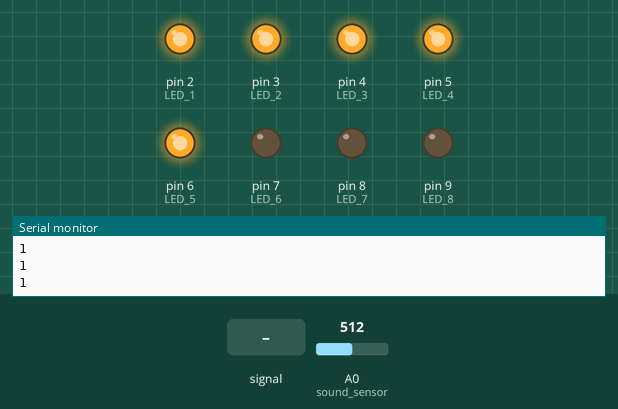
Recording of a sketch running on a simulated Arduino Uno, built with avr-gcc and run on an emulated ATmega328P. Parts: output pins drawn as LEDs (lit = HIGH), the last lines printed to the serial monitor. Inputs (shaded band) come from the test bench; at power-on: A0 (sound_sensor) = 512.

Above: at 1.2 s.
1.3 s: A0 (sound_sensor) fed a 200 Hz sine of ±460 counts around its level
At 2.5 s:
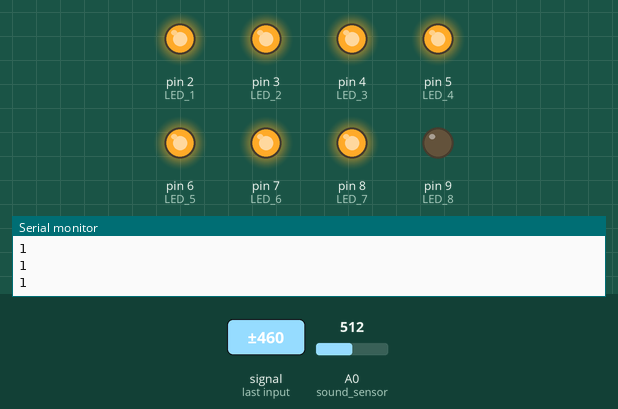
4.3 s: A0 (sound_sensor) set to 306
At 5.0 s:
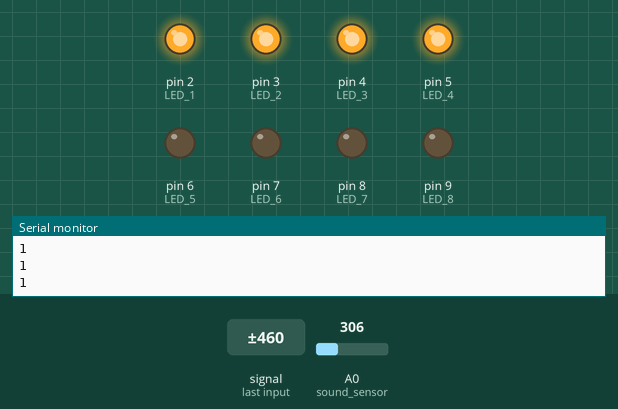
5.8 s: A0 (sound_sensor) set to 467
7.4 s: A0 (sound_sensor) set to 492
At 8.2 s:
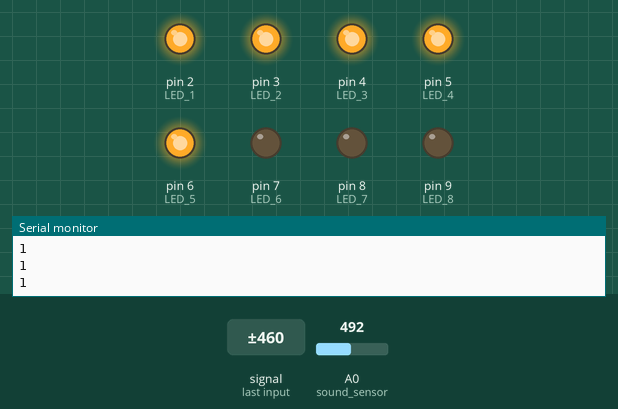
9.2 s: A0 (sound_sensor) fed a 200 Hz sine of ±460 counts around its level
At 12.0 s:
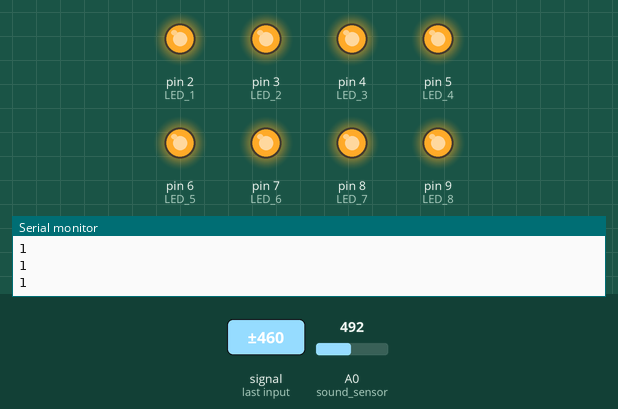
12.2 s: A0 (sound_sensor) set to 511
At 12.9 s:
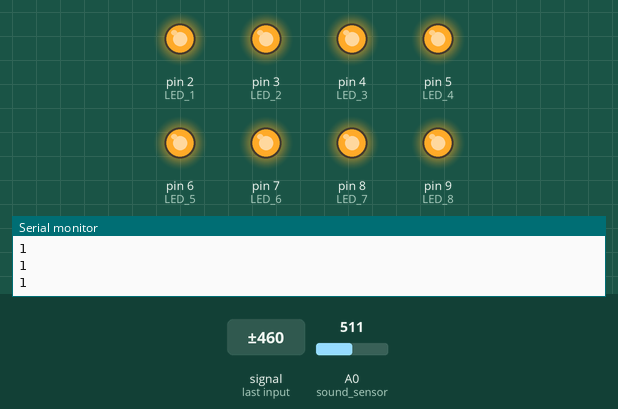
Timing chart, 0 to 14.7 s (numbered marks = the images above; inputs shaded):
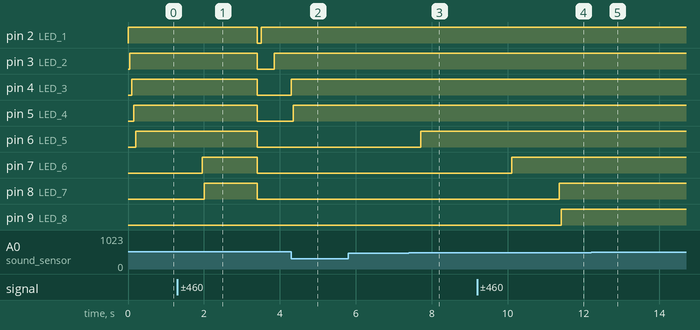

Measured:
- the behaviour switches between 483 and 484 on A0 (sound_sensor) (found by bisection; images 2 and 3)
- after the input at 1.3 s, pin 2 (LED_1): HIGH → LOW after 2.1 s, → HIGH 0.10 s later; pin 3 (LED_2): HIGH → LOW after 2.1 s, → HIGH 0.45 s later; pin 4 (LED_3), pin 5 (LED_4), pin 6 (LED_5): HIGH → LOW after 2.1 s; pin 7 (LED_6): LOW → HIGH after 0.65 s, → LOW 1.5 s later; pin 8 (LED_7): LOW → HIGH after 0.70 s, → LOW 1.4 s later
- after the input at 4.3 s, pin 6 (LED_5): stays LOW (without the input it goes to HIGH after 0.41 s); pin 7 (LED_6): stays LOW (without the input it goes to HIGH after 0.46 s); pin 8 (LED_7): stays LOW (without the input it goes to HIGH after 0.91 s); pin 9 (LED_8): stays LOW (without the input it goes to HIGH after 0.96 s)
- after the input at 7.4 s, pin 6 (LED_5): LOW → HIGH after 0.31 s
- after the input at 9.2 s, pin 7 (LED_6): LOW → HIGH after 0.91 s; pin 8 (LED_7), pin 9 (LED_8): LOW → HIGH after 2.2 s
- after the input at 12.2 s, pin 2 (LED_1), pin 3 (LED_2), pin 4 (LED_3), pin 5 (LED_4), pin 6 (LED_5), pin 7 (LED_6), pin 8 (LED_7), pin 9 (LED_8): stays HIGH (without the input it goes to LOW after 0.61 s)

The sketch:

08.sound_sensor_led_ver1.ino
```cpp
const int sound_sensor = A0;
const int LED_1 = 2;
const int LED_2 = 3;
const int LED_3 = 4;
const int LED_4 = 5;
const int LED_5 = 6;
const int LED_6 = 7;
const int LED_7 = 8;
const int LED_8 = 9;


int max = 800;
int min = 25;
int flag = 0;

void setup() {
  // put your setup code here, to run once:
  Serial.begin(9600);
  pinMode(LED_1,OUTPUT);
  pinMode(LED_2,OUTPUT);
  pinMode(LED_3,OUTPUT);
  pinMode(LED_4,OUTPUT);
  pinMode(LED_5,OUTPUT);
  pinMode(LED_6,OUTPUT);
  pinMode(LED_7,OUTPUT);
  pinMode(LED_8,OUTPUT);
}

void loop() {
  // put your main code here, to run repeatedly:
  int vol = analogRead(sound_sensor);

  int out = map(vol, min, max, 0,255);


  if(out < 0)
  {
    out =0;
  }

  if(out >255)
  {
    out =255;
  }
  else if( 10<out)
  {
    flag = 1;
    if(flag == 1)
      {
      digitalWrite(LED_1, flag);
      delay(50);
      if( 40  < out)
      {
        flag = 1;
        if(flag == 1)
        {
          digitalWrite(LED_2, flag);
          delay(50);
          Serial.println(flag);
          if( 90 < out)
          {
            flag = 1;
            if(flag == 1){
              digitalWrite(LED_3, flag);
              delay(50);
              if( 120 < out)
              {
                flag = 1;
                if(flag == 1){
                  digitalWrite(LED_4, flag);
                  delay(50);
                  if( 150 < out)
                  {
                    flag = 1;
                    if(flag == 1){
                      digitalWrite(LED_5, flag);
                      delay(50);
                      if( 180 < out)
                      {
                        flag = 1;
                        if(flag == 1){
                          digitalWrite(LED_6, flag);
                          delay(50);
                          if( 210<out)
                          {
                            flag = 1;
                            if(flag == 1){
                              digitalWrite(LED_7, flag);
                              delay(50);
                              if( 240<out )
                              {
                                flag = 1;
                                if(flag == 1){
                                  digitalWrite(LED_8, flag);
                                  delay(50);
                                }
                              }
                            }
                          }
                        }
                      }
                    }
                  }
                }
              }
            }
          }
        }
      }
    }
  }
  else
  {
    flag = 0;
    digitalWrite(LED_1, flag);
    digitalWrite(LED_2, flag);
    digitalWrite(LED_3, flag);
    digitalWrite(LED_4, flag);
    digitalWrite(LED_5, flag);
    digitalWrite(LED_6, flag);
    digitalWrite(LED_7, flag);
    digitalWrite(LED_8, flag);
  }
  delay(100);
  // Serial.println(out);

}
```
